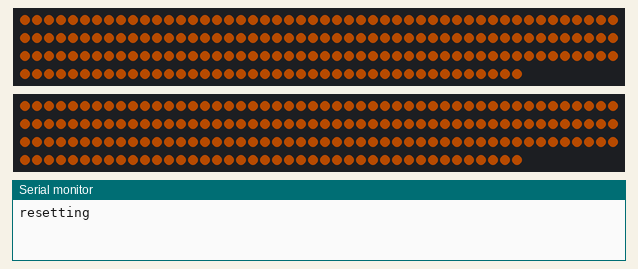
Simulated run of this sketch. Board: Arduino Uno, built with avr-gcc and run on an emulated ATmega328P. Parts: 2 × 192 RGB LEDs in strip order, left to right, continuing on the next row, the last lines printed to the serial monitor. Dim RGB values are drawn brighter than linear; colours are those a GRB WS2812 strip shows for the declared byte order.

Above: at 2.1 s.
At 10.35 s:
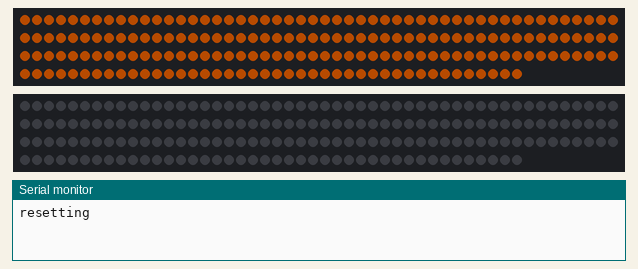
At 17.1 s:
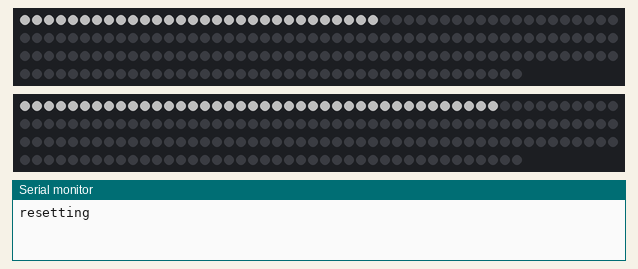
At 37.0 s:
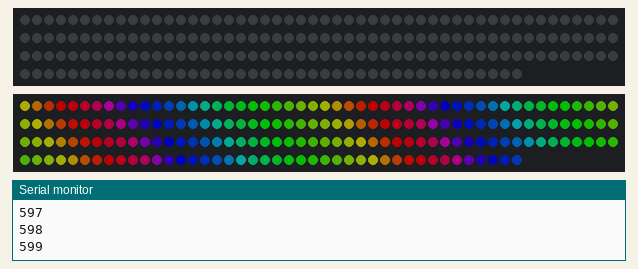

The sketch:

light_sequences.ino
```cpp
#include <FastLED.h>

// How many leds in your strip? will change depending on tower
#define NUM_LEDS 192

// What's the DATA PIN? (Usually the green wire)
#define DATA_PIN_1 6 // team 1 - green wire
#define DATA_PIN_2 5 // team 2 - orange wire

// Define the array of leds
CRGB leds_1[NUM_LEDS]; // array for team 1
CRGB leds_2[NUM_LEDS]; // array for team 2

// define level ranges
int levels[] = {0, 10, 20, 30, 40}; // starting led of each floor in tower
const int leds_per_floor = 10; // num of leds on each floor
long randNumber;
// const int BUTTON_PIN = 8;
// int buttonState;

void setup() {
	Serial.begin(115200);
	Serial.println("resetting");
	FastLED.addLeds<WS2812,DATA_PIN_1,RGB>(leds_1,NUM_LEDS);
  FastLED.addLeds<WS2812,DATA_PIN_2,RGB>(leds_2,NUM_LEDS);
	FastLED.setBrightness(80);
  all_off();
  delay(2000);
}


void loop() {
  light_by_color(3); // lights tower a solid color - to be put in generate_color()
  delay(5000);
  all_off(); // turns off all leds
  delay(3000);
  correct_color(1, 3); // flashes side of tower for team that got the point
  delay(3000);
  light_by_score(3, 4, 10); // lights up the floors according to team scores
  delay(3000);
  all_off();
  delay(3000);
  winning_sequence(2); // plays a rainbow sequence for winning team
  delay(1000);
  all_off();
  delay(3000);

}

void light_by_score(int score_1, int score_2, int per_floor){
  /* Lights up the tower one floor at a time to show a visual representation of a team's score
      Parameters:
        score_1 (int): the score of team 1
        score_2 (int): the score of team 2
        per_floor (int): the number of leds per floor in the tower, we don't light in between floors
      Return:
        nothing
  */

  for (int i=0;i<5;i++){
    for(int j=levels[i];j<levels[i] + per_floor; j++){
      // light level for team 1 if score high enough
      if (score_1 > i){
        leds_1[j] = CHSV(0, 0, 255);
      }
      // light level for team 2 if score high enough
      if (score_2 > i){
        leds_2[j] = CHSV(0, 0, 255);
      }
    }
    FastLED.show();
    delay(500); // lights floors one at a time, for visual appeal?
  }
}

void light_by_color(int color){
  int hue;
  switch (color){
    case 0: // tower is red
      hue = 96;
      break;
    case 1: // tower is green
      hue = 0;
      break;
    case 2: // tower is blue
      hue = 160;
      break;
    case 3: // tower is yellow
      hue = 80;
      break;
    default:
      hue = 192; // purple idk
      break;
  }

  for (int i = 0; i<NUM_LEDS; i++){
    leds_1[i] = CHSV(hue, 255, 255);
    leds_2[i] = CHSV(hue, 255, 255);
  }
  FastLED.show();
}

void correct_color(int team, int color){
  int hue;
  switch (color){
    case 0: // tower is red
      hue = 96;
      break;
    case 1: // tower is green
      hue = 0;
      break;
    case 2: // tower is blue
      hue = 160;
      break;
    case 3: // tower is yellow
      hue = 80;
      break;
    default:
      hue = 192; // purple idk
      break;
  }

  if (team == 1){
    for (int x = 0; x < 10; x++){
      for (int i = 0; i < NUM_LEDS; i++){
        leds_1[i] = CHSV(hue, 255, 255);
      }
      FastLED.show();
      delay(100);
      all_off();
      delay(100);
    }
  }
  else if (team == 2){
    for (int x = 0; x < 10; x++){
      for (int i = 0; i < NUM_LEDS; i++){
        leds_2[i] = CHSV(hue, 255, 255);
      }
      FastLED.show();
      delay(100);
      all_off();
      delay(100);
    }
  }

}

void all_off(){
  for (int i = 0; i < NUM_LEDS; i++){
    leds_1[i] = CRGB::Black;
    leds_2[i] = CRGB::Black;
  }
  FastLED.show();
}

void winning_sequence(int team){
  for (int x=0;x<600;x++){
    Serial.println(x);
    //uint8_t thisHue = beatsin8(30, 0, 255);
    uint8_t thisHue = beat8(100, 255);
    if (team == 1){
      fill_rainbow(leds_1, NUM_LEDS, thisHue, 10);
    }
    else{
      fill_rainbow(leds_2, NUM_LEDS, thisHue, 10);
    }

    FastLED.show();
  }

}
```

Measured:
- what the display in image 0 shows lasts 5.1 s, from 2.0 s to 7.1 s
- what the display in image 2 shows lasts 4.0 s, from 17.0 s to 21.0 s
- what the display in image 3 shows lasts 1.0 s, from 37.0 s to 38.0 s
